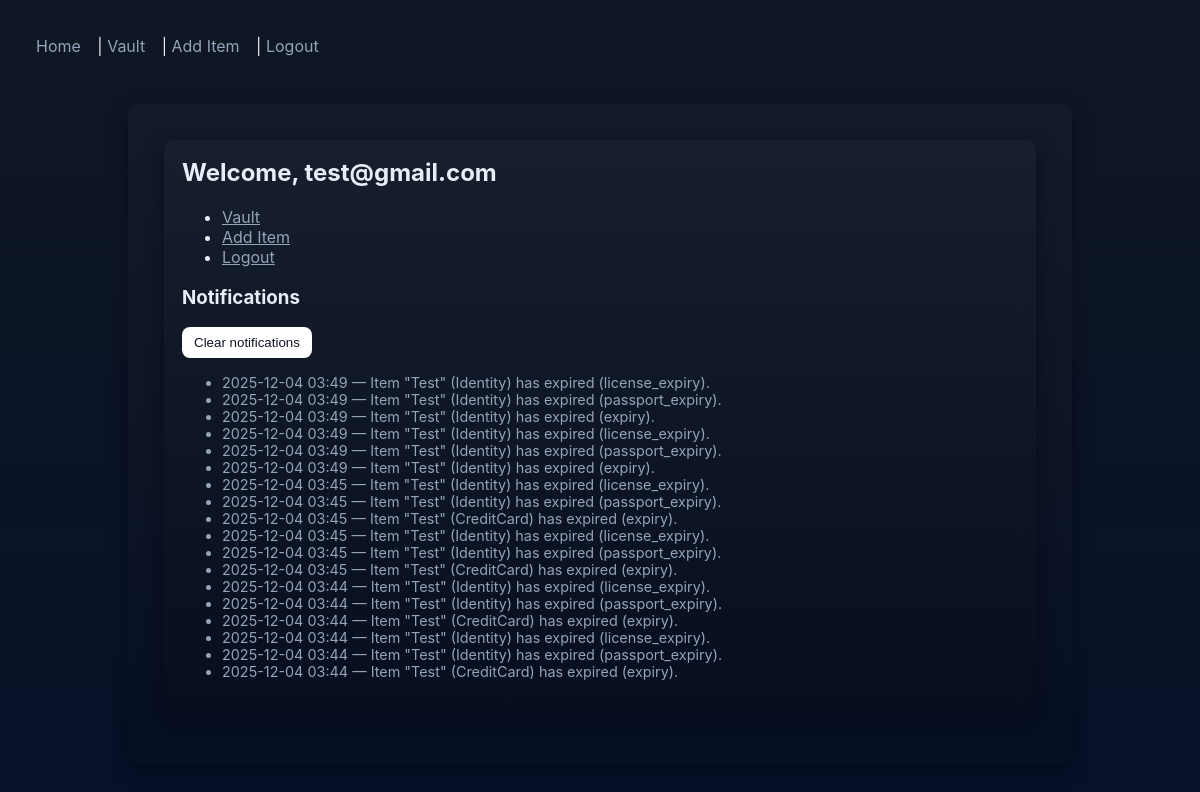
Screenshot of / (signed in) with the database file from the repository.
### models/user.py (models this page shows, shortened)
class User(db.Model):
    id = db.Column(db.Integer, primary_key=True)
    email = db.Column(db.String(255), unique=True, nullable=False)
    password_hash = db.Column(db.String(255), nullable=False)
    sec_q1 = db.Column(db.String(255), nullable=False)
    sec_a1 = db.Column(db.String(255), nullable=False)
    sec_q2 = db.Column(db.String(255), nullable=False)
    sec_a2 = db.Column(db.String(255), nullable=False)
    sec_q3 = db.Column(db.String(255), nullable=False)
    sec_a3 = db.Column(db.String(255), nullable=False)

### models/notification.py (models this page shows)
class Notification(db.Model):
    id = db.Column(db.Integer, primary_key=True)
    user_id = db.Column(db.Integer, nullable=False)
    content = db.Column(db.Text)
    timestamp = db.Column(db.DateTime, default=datetime.utcnow)
    is_read = db.Column(db.Boolean, default=False)

### app.py (the view)
@app.route('/')
def home():
    user_id = current_user_id()
    if not user_id:
        return redirect(url_for('login'))
    user = User.query.get(user_id)
    if not user:
        session.pop('user_id', None)
        return redirect(url_for('login'))
    try:
        check_and_notify_expiries(user)
    except Exception:
        pass
    notes = Notification.query.filter_by(user_id=user.id, is_read=False).order_by(Notification.timestamp.desc()).all()
    return render_template('home.html', user=user, notifications=notes)

### app.py (called while the page is built, shortened)
def check_and_notify_expiries(user):
    if not user:
        return
    items = VaultItem.query.filter_by(user_id=user.id).all()
    subj = BookingSubject()
    subj.attach(UserObserver(user))
    now = datetime.utcnow()
    for it in items:
        try:
            data = decrypt_json(it.encrypted_data) or {}
        except Exception:
            data = {}

@app.before_request
def enforce_session_timeout():
    user_id = session.get('user_id')
    us = UserSession()
    if user_id:
        if us.get_user_id() != user_id:
            us.set_user(user_id)
        if us.is_locked():
            session.pop('user_id', None)
            us.clear()
            flash('Session locked due to inactivity. Please log in again.', 'info')
            return redirect(url_for('login'))
        us.touch()

def current_user_id():
    try:
        us = UserSession()
        uid = us.get_user_id()
        if uid:
            return uid
    except Exception:
        pass
    return session.get('user_id')

### patterns/observer.py (called while the page is built)
    def attach(self, obs):
        self.observers.append(obs)

### patterns/singleton.py (called while the page is built)
    def __call__(cls, *args, **kwargs):
        with cls._lock:
            if cls not in cls._instances:
                cls._instances[cls] = super().__call__(*args, **kwargs)
        return cls._instances[cls]

    def touch(self) -> None:
        with self._lock:
            self.last_activity = time.time()

    def is_authenticated(self) -> bool:
        with self._lock:
            if self.user_id is None:
                return False
            if self.is_locked():
                return False
            return True

    def is_locked(self) -> bool:
        with self._lock:
            if self.last_activity is None:
                return True
            return (time.time() - self.last_activity) > self.inactivity_timeout

    def get_user_id(self):
        with self._lock:
            if self.is_authenticated():
                return self.user_id
            return None

### utils/crypto.py (called while the page is built)
def load_key():
    if not os.path.exists(KEY_PATH):
        key = Fernet.generate_key()
        with open(KEY_PATH, 'wb') as f:
            f.write(key)
        return key
    with open(KEY_PATH, 'rb') as f:
        return f.read()

def _fernet():
    key = load_key()
    return Fernet(key)

def decrypt_json(token):
    if not token:
        return {}
    try:
        data = _fernet().decrypt(token.encode('utf-8'))
        return json.loads(data.decode('utf-8'))
    except Exception:
        return {}

### templates/home.html (shortened to what this page needs)
{% extends "base.html" %}
{% block content %}
<div class="container"><div class="card">
    <h2>Welcome, {{ user.email }}</h2>
        <ul>
                <li><a href="{{ url_for('vault') }}">Vault</a></li>
                <li><a href="{{ url_for('add_item') }}">Add Item</a></li>
                <li><a href="{{ url_for('logout') }}">Logout</a></li>
        </ul>
        <h3>Notifications</h3>
        {% if notifications and notifications|length > 0 %}
        <form method="post" action="{{ url_for('clear_notifications') }}" style="margin-bottom:8px;">
            <button type="submit" class="small">Clear notifications</button>
        </form>
        <ul id="notifications-list">
        {% for n in notifications %}
            <li class="small-muted">{{ n.timestamp.strftime('%Y-%m-%d %H:%M') }} — {{ n.content }}</li>
        {% endfor %}
        </ul>
        {% else %}
            <p class="small-muted">No new notifications</p>
        {% endif %}
</div></div>
{% endblock %}

### static/mypass.css (style rules this page uses)
body { font-family: Arial, sans-serif; background:#0f1724; color:#d1d5db; }
.container { max-width:800px; margin:30px auto; padding:24px; background:#0b1220; border-radius:8px; }
.card h2 { margin-top:0 }
button { background:#fff; color:#111; border:none; padding:8px 12px; border-radius:6px }
:root { --bg:#0f1724; --card:#111827; --accent:#4f46e5; --muted:#94a3b8; --text:#e6eef8; }
* { box-sizing:border-box }
body { margin:0; font-family:Inter, system-ui, -apple-system, 'Segoe UI', Roboto, 'Helvetica Neue', Arial; background:linear-gradient(180deg,var(--bg),#071128); color:var(--text); padding:24px; }
.container { max-width:980px;margin:0 auto;background:transparent;padding:18px }
h1,h2,h3 { color:var(--text) }
.card { background:linear-gradient(180deg, rgba(255,255,255,0.02), rgba(0,0,0,0.12));padding:18px;border-radius:10px;margin-bottom:14px;box-shadow:0 6px 18px rgba(2,6,23,0.6) }
button { background:white;color:var(--bg);padding:8px 12px;border-radius:8px;border:0;cursor:pointer }
a { color:var(--muted) }
.small-muted { color:var(--muted);font-size:0.9rem }

### rows the page displays
User: email "test@gmail.com"
Notification: timestamp "2025-12-04 03:49", content "Item \"Test\" (Identity) has expired (license_expiry)."
Notification: timestamp "2025-12-04 03:49", content "Item \"Test\" (Identity) has expired (passport_expiry)."
Notification: timestamp "2025-12-04 03:49", content "Item \"Test\" (Identity) has expired (expiry)."
Notification: timestamp "2025-12-04 03:49", content "Item \"Test\" (Identity) has expired (license_expiry)."
Notification: timestamp "2025-12-04 03:49", content "Item \"Test\" (Identity) has expired (passport_expiry)."
Notification: timestamp "2025-12-04 03:49", content "Item \"Test\" (Identity) has expired (expiry)."
Notification: timestamp "2025-12-04 03:45", content "Item \"Test\" (Identity) has expired (license_expiry)."
Notification: timestamp "2025-12-04 03:45", content "Item \"Test\" (Identity) has expired (passport_expiry)."
Notification: timestamp "2025-12-04 03:45", content "Item \"Test\" (CreditCard) has expired (expiry)."
Notification: timestamp "2025-12-04 03:45", content "Item \"Test\" (Identity) has expired (license_expiry)."
Notification: timestamp "2025-12-04 03:45", content "Item \"Test\" (Identity) has expired (passport_expiry)."
Notification: timestamp "2025-12-04 03:45", content "Item \"Test\" (CreditCard) has expired (expiry)."
Notification: timestamp "2025-12-04 03:44", content "Item \"Test\" (Identity) has expired (license_expiry)."
Notification: timestamp "2025-12-04 03:44", content "Item \"Test\" (Identity) has expired (passport_expiry)."
Notification: timestamp "2025-12-04 03:44", content "Item \"Test\" (CreditCard) has expired (expiry)."
Notification: timestamp "2025-12-04 03:44", content "Item \"Test\" (Identity) has expired (license_expiry)."
Notification: timestamp "2025-12-04 03:44", content "Item \"Test\" (Identity) has expired (passport_expiry)."
Notification: timestamp "2025-12-04 03:44", content "Item \"Test\" (CreditCard) has expired (expiry)."
